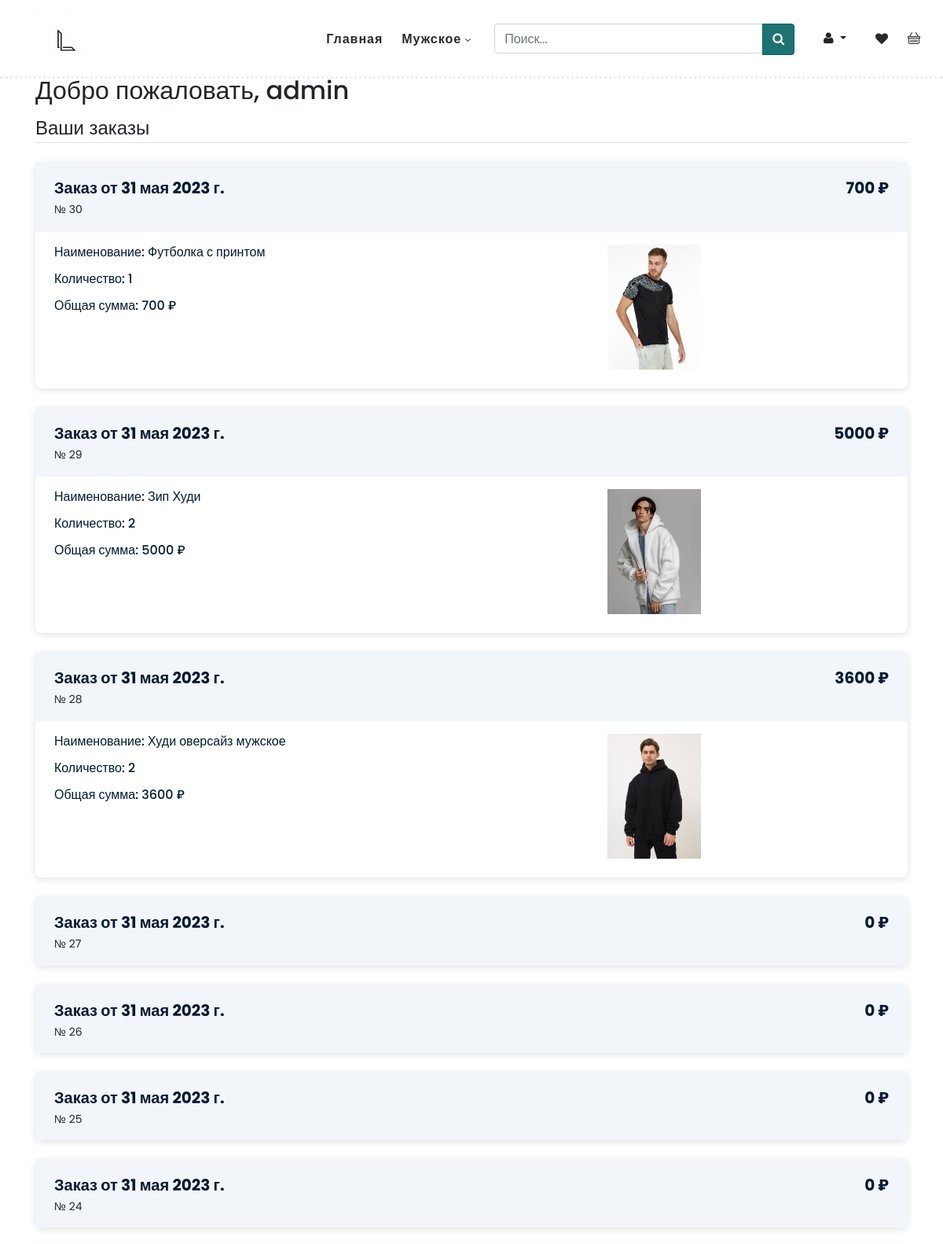
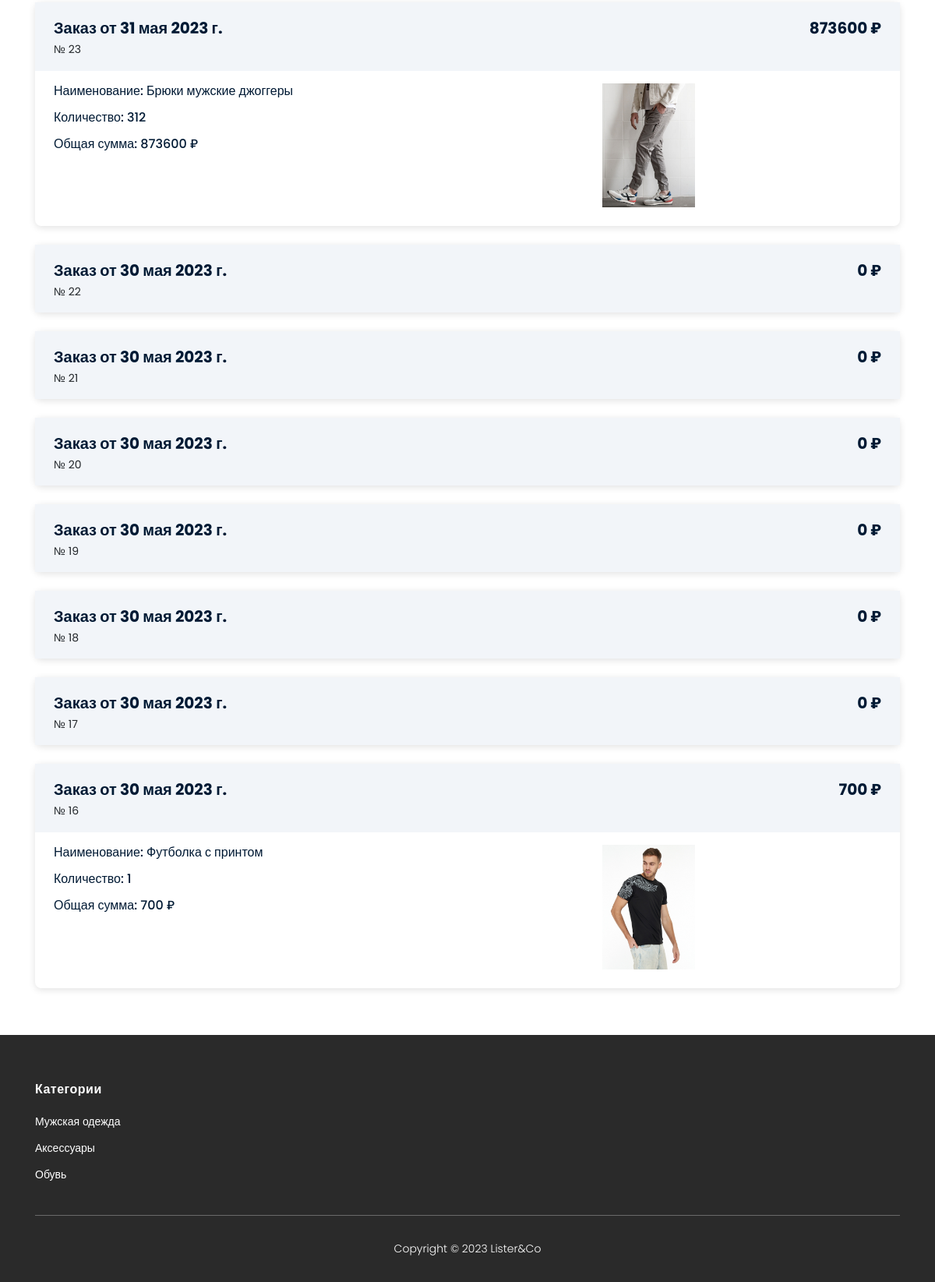
The page /profile/admin (signed in) on the database its author committed (2 pictures, top to bottom).
### order/models.py (models this page shows, shortened)
class Order(models.Model):
    customer = models.ForeignKey(User, on_delete=models.CASCADE, related_name='orders', verbose_name='Заказы')
    time_create = models.DateField(auto_now_add=True, null=True)
    first_name = models.CharField(max_length=100, verbose_name='Имя')
    last_name = models.CharField(max_length=100, verbose_name='Фамилия')
    street = models.CharField(max_length=20, verbose_name='Улица')
    house = models.CharField(max_length=20, verbose_name='Дом')
    city = models.CharField(max_length=20, verbose_name='Город')
    region = models.CharField(max_length=20, verbose_name='Область')
    index = models.CharField(max_length=12, verbose_name='Индекс')
    country = models.CharField(max_length=20, verbose_name='Страна')
    phone_number = models.TextField(max_length=200, null=True, verbose_name='Номер телефона')
    updated = models.DateTimeField(auto_now=True)
    def get_total_cost(self):
        return sum(item.get_cost() for item in self.items.all())

class OrderItem(models.Model):
    order = models.ForeignKey(Order, related_name='items', on_delete=models.PROTECT, verbose_name='Отношение к заказу')
    product = models.ForeignKey(Product, related_name='order_items', on_delete=models.PROTECT, verbose_name='Что заказано')
    price = models.IntegerField(verbose_name='Цена')
    quantity = models.PositiveIntegerField(default=1, verbose_name='Количество')
    size = models.CharField(max_length=3, verbose_name='Размер', default='XS')
    def get_cost(self):
        return self.price * self.quantity

### store/models.py (models this page shows, shortened)
class Product(models.Model):
    name = models.CharField(max_length=100)
    description = models.TextField()
    materials = models.CharField(max_length=100)
    price = models.IntegerField( null=True)
    photo = models.ImageField(upload_to="photos/%Y/%m/%d", null=True)
    photo2 = models.ImageField(upload_to="photos/%Y/%m/%d", null=True)
    photo3 = models.ImageField(upload_to="photos/%Y/%m/%d", null=True)
    time_create = models.TimeField(auto_now_add=True)
    category = models.ForeignKey('Category', on_delete=models.PROTECT)
    class Meta:
        verbose_name = 'Одежда'
        verbose_name_plural = 'Одежда'

### store/views.py (the view)
# urls.py: path('profile/<username>', profile, name='profile'),
@login_required
def profile(request, username):
        user = request.user
        user_orders = reversed(Order.objects.filter(customer=request.user))
        user_order_item = OrderItem.objects.all()
        categorys = Category.objects.all()
        data = {
            'user': user,
            'user_orders': user_orders,
            'user_order_item': user_order_item,
            'title': 'Профиль',
            'categorys': categorys,
        }
        return render(request, 'store/profile.html', data)

### store/models.py (called while the page is built)
    def get_absolute_url(self):
        return reverse('category', kwargs={'cid': self.pk})

### store/templates/store/profile.html (shortened to what this page needs)
{% extends 'store/base.html' %}
{% block content %}
<section class="section" id="products">
        <div class="container successful-order">
            <h2>Добро пожаловать, {{user.username}}</h2>
            <div class="orders">
                <legend class="border-bottom mb-4">Ваши заказы</legend>
                {% if user_orders %}
                {% for o in user_orders %}
                <div class="order-detail">
                    <div class="order-info">
                        <div class="tf1">
                            <div class="mf1">
                            <span class="tf2">Заказ от {{o.time_create}}</span>
                            <span class="tf3">№ {{o.id}}</span>
                            </div>
                            <div class="t3f">
                            <span class="tf2">{{o.get_total_cost}} ₽</span>
                            </div>
                        </div>
                    </div>
                    {% for item in user_order_item %}
                    {% if item.order.id == o.id %}
                    <div class="order-details">
                        <div class="re5">
                                <div class="order-padding">
                                    <p class="e6r">Наименование: {{item.product.name}}</p>
                                    <p class="e6r">Количество: {{item.quantity}}</p>
                                    <p class="e6r">Общая сумма: {{item.get_cost}} ₽</p>
                                </div>
                                <div class="oip1">
                                    <img src="{{item.product.photo.url}}" class="order-imgg">
                                </div>
                        </div>
                        </div>
                    {% endif %}
                    {% endfor %}
                </div>
                {% endfor %}
                {% else %}
                <h2>Здесь пока ничего нет</h2>
                {% endif %}
                </div>
            </div>
</section>
{% endblock %}

### store/static/store/assets/css/templatemo-hexashop.css (style rules this page uses)
html, body, div, span, applet, object, iframe, h1, h2, h3, h4, h5, h6, p, blockquote, div pre, a, abbr, acronym, address, big, cite, code, del, dfn, em, font, img, ins, kbd, q, s, samp, small, strike, strong, sub, sup, tt, var, b, u, i, center, dl, dt, dd, ol, ul, li, figure, header, nav, section, article, aside, footer, figcaption { margin: 0; padding: 0; border: 0; outline: 0; }
.successful-order { margin-top: 8%; }
.order-detail { border-radius: 8px; box-shadow: 0 2px 10px 0 rgba(0,0,0,.12); display: flex; flex-direction: column; margin-bottom: 24px; }
.order-info { background-color: #f2f5f9 }
.tf1 { display: flex; flex-wrap: wrap; justify-content: flex-start; margin: 20px 24px 18px; }
.tf2 { font-weight: 700; color: #001a34; font-size: 20px; line-height: 1.3; }
.tf3 { display: block; font-size: 14px; line-height: 1.29; margin-right: 8px; margin-top: 4px; }
.order-details { border-top: 1px solid #f2f5f9; }
.e6r { color: #001a34; font-size: 16px; font-weight: 500; line-height: 1.25; margin-bottom: 14px; margin-right: 8px; }
.t3f { flex-shrink: 0; margin-left: auto; -webkit-user-select: none; -moz-user-select: none; user-select: none; }
.re5 { display: flex; padding: 16px 24px 24px; }
.order-padding { width: 700px; }
.order-imgg { width: 20%; }
.oip1 { display: flex; justify-content: center; }
.orders { margin-top: 1%; }
header, nav, section, article, aside, footer, hgroup { display: block; }
* { box-sizing: border-box; }
html, body { font-family: 'Poppins', sans-serif; font-weight: 400; background-color: #fff; font-size: 16px; -ms-text-size-adjust: 100%; -webkit-font-smoothing: antialiased; -moz-osx-font-smoothing: grayscale; }
h1, h2, h3, h4, h5, h6 { margin-top: 0px; margin-bottom: 0px; }
p { font-size: 14px; line-height: 25px; }
html, body { background: #fff; font-family: 'Poppins', sans-serif; }

### rows shown on the page
Order: time_create "31 мая 2023 г.", id "30", get_total_cost "700"
OrderItem: product.name "Футболка с принтом", quantity "1", get_cost "700", product.photo (picture)
Order: time_create "31 мая 2023 г.", id "29", get_total_cost "5000"
OrderItem: product.name "Зип Худи", quantity "2", get_cost "5000", product.photo (picture)
Order: time_create "31 мая 2023 г.", id "28", get_total_cost "3600"
OrderItem: product.name "Худи оверсайз мужское", quantity "2", get_cost "3600", product.photo (picture)
Order: time_create "31 мая 2023 г.", id "27", get_total_cost "0"
Order: time_create "31 мая 2023 г.", id "26", get_total_cost "0"
Order: time_create "31 мая 2023 г.", id "25", get_total_cost "0"
Order: time_create "31 мая 2023 г.", id "24", get_total_cost "0"
Order: time_create "31 мая 2023 г.", id "23", get_total_cost "873600"
OrderItem: product.name "Брюки мужские джоггеры", quantity "312", get_cost "873600", product.photo (picture)
Order: time_create "30 мая 2023 г.", id "22", get_total_cost "0"
Order: time_create "30 мая 2023 г.", id "21", get_total_cost "0"
Order: time_create "30 мая 2023 г.", id "20", get_total_cost "0"
Order: time_create "30 мая 2023 г.", id "19", get_total_cost "0"
Order: time_create "30 мая 2023 г.", id "18", get_total_cost "0"
Order: time_create "30 мая 2023 г.", id "17", get_total_cost "0"
Order: time_create "30 мая 2023 г.", id "16", get_total_cost "700"
OrderItem: product.name "Футболка с принтом", quantity "1", get_cost "700", product.photo (picture)

### other values the page prints
{{ user.username }} "admin"
